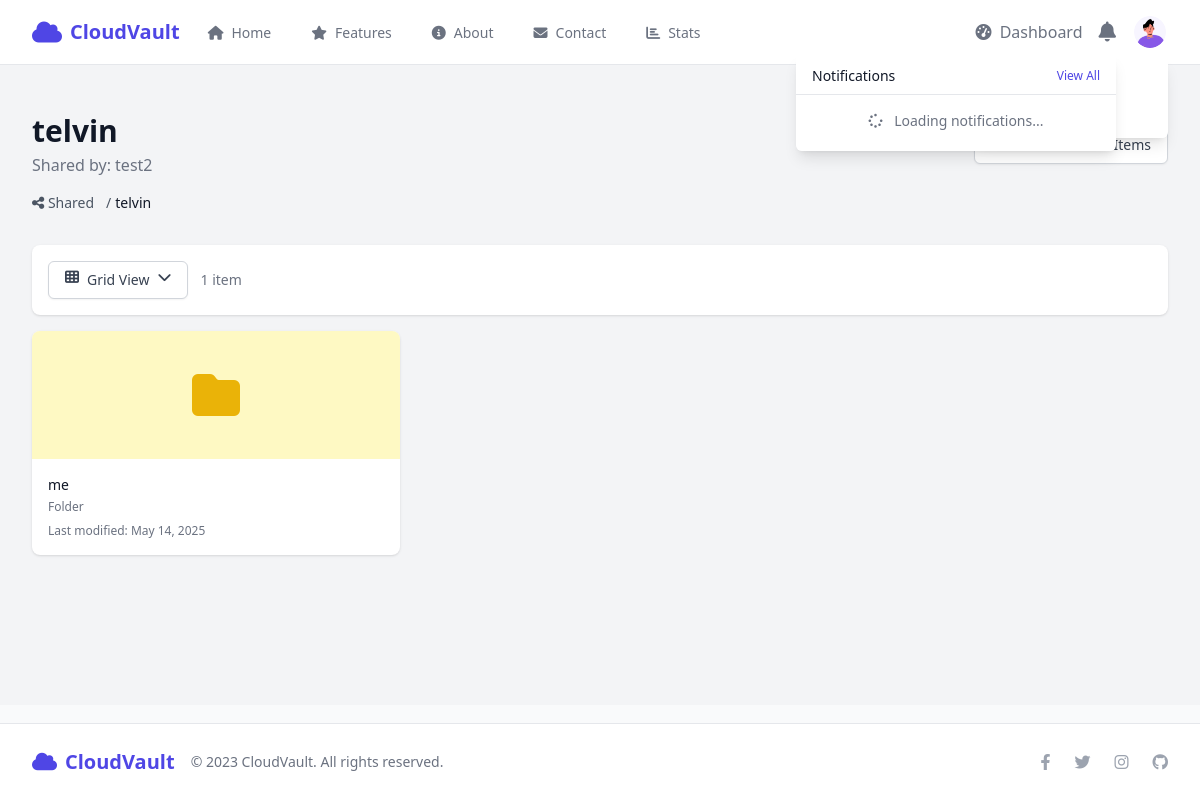
The page /files/folders/2/ (signed in) on the database its author committed.
### accounts/models.py (models this page shows, shortened)
class UserProfile(models.Model):
    user = models.OneToOneField(User, on_delete=models.CASCADE, related_name='profile')
    avatar = models.ImageField(upload_to=get_profile_image_path, default='profile_images/default.png')
    bio = models.TextField(max_length=500, blank=True)
    storage_used = models.BigIntegerField(default=0)  # Used storage in bytes
    storage_limit = models.BigIntegerField(default=1073741824)  # Default 1GB limit (in bytes)
    storage_limit_enforced = models.BooleanField(default=True)  # Whether to enforce storage limits
    last_storage_update = models.DateTimeField(auto_now=True)  # Track when storage was last updated

### files/models.py (models this page shows, shortened)
class Folder(models.Model):
    user = models.ForeignKey(User, on_delete=models.CASCADE, related_name='folders')
    name = models.CharField(max_length=255)
    parent = models.ForeignKey('self', on_delete=models.CASCADE, null=True, blank=True, related_name='subfolders')
    created_at = models.DateTimeField(default=timezone.now)
    updated_at = models.DateTimeField(auto_now=True)
    deleted_at = models.DateTimeField(null=True, blank=True)
    class Meta:
        unique_together = ('user', 'name', 'parent')
        ordering = ['name']

### files/views.py (the view)
# urls.py: path('folders/<int:folder_id>/', views.folder_contents, name='folder_contents'),
@login_required
def folder_contents(request, folder_id):
    folder = get_object_or_404(Folder, id=folder_id, user=request.user)
    files = FileItem.objects.filter(folder=folder, user=request.user)
    subfolders = folder.subfolders.all()
    folder_path = []
    current = folder
    while current:
        folder_path.insert(0, current)
        current = current.parent
    context = {
        'folder': folder,
        'files': files,
        'subfolders': subfolders,
        'folder_path': folder_path,
        'categories': FileCategory.objects.all(),
    }
    return render(request, 'files/folder_contents.html', context)

### templates/files/folder_contents.html (shortened to what this page needs)
{% extends 'files/file_list.html' %}
{% block content %}
<div class="bg-gray-100 min-h-[80vh]">
    <div class="max-w-7xl mx-auto py-6 sm:px-6 lg:px-8">
        <div class="px-4 py-6 sm:px-0">
            <div class="mb-8">
                <div class="flex flex-col md:flex-row md:items-center md:justify-between">
                    <div class="mb-4 md:mb-0">
                        <div class="flex items-center">
                            <h1 class="text-3xl font-bold text-gray-900 fade-in">{{ folder.name }}</h1>
                        </div>
                        <p class="mt-1 text-gray-500 fade-in">
                            Shared by: {{ folder.user.username }}
                        </p>
                    </div>
                    <div class="flex space-x-3">
                        <a href="{% url 'files:shared_files' %}" class="inline-flex items-center px-4 py-2 border border-gray-300 text-sm font-medium rounded-md shadow-sm text-gray-700 bg-white hover:bg-gray-50 focus:outline-none focus:ring-2 focus:ring-offset-2 focus:ring-primary-500 hover-scale">
                            Back to Shared Items
                        </a>
                    </div>
                </div>
                <nav class="mt-4">
                    <ol class="flex items-center space-x-2 text-sm text-gray-600">
                        <li>
                            <a href="{% url 'files:shared_files' %}" class="hover:text-primary-700 hover:underline">
                                <i class="fas fa-share-alt"></i> Shared
                            </a>
                        </li>
                        <li class="flex items-center">
                            <span class="mx-1">/</span>
                            <span class="text-gray-900 font-medium">{{ folder.name }}</span>
                        </li>
                    </ol>
                </nav>
            </div>
            <div class="w-full fade-in">
                <div class="bg-white p-4 rounded-lg shadow mb-4 flex flex-col sm:flex-row sm:items-center sm:justify-between">
                    <div class="flex items-center mb-4 sm:mb-0">
                        <div class="relative inline-block text-left mr-3">
                            <button id="viewToggle" type="button" class="inline-flex justify-center w-full rounded-md border border-gray-300 shadow-sm px-4 py-2 bg-white text-sm font-medium text-gray-700 hover:bg-gray-50 focus:outline-none focus:ring-2 focus:ring-offset-2 focus:ring-primary-500">
                                <i class="fas fa-th mr-2"></i>
                                <span id="viewMode">Grid View</span>
                                <i class="fas fa-chevron-down ml-2"></i>
                            </button>
                        </div>
                        <div class="text-sm text-gray-500">
                            {{ subfolders.count|add:files.count }} item{{ subfolders.count|add:files.count|pluralize }}
                        </div>
                    </div>
                </div>
                {% if subfolders.count > 0 or files.count > 0 %}
                <div id="gridViewContainer" class="grid grid-cols-1 sm:grid-cols-2 lg:grid-cols-3 xl:grid-cols-4 gap-4">
                    {% for subfolder in subfolders %}
                    <div class="bg-white rounded-lg shadow overflow-hidden hover:shadow-md transition-shadow hover-scale">
                        <div class="h-32 bg-yellow-100 flex items-center justify-center">
                            <i class="fas fa-folder text-yellow-500 text-5xl"></i>
                        </div>
                        <div class="p-4">
                            <div class="flex items-start justify-between">
                                <a href="{% url 'files:folder_contents' subfolder.id %}" class="text-sm font-medium text-gray-900 truncate hover:underline" title="{{ subfolder.name }}">{{ subfolder.name }}</a>
                            </div>
                            <p class="mt-1 text-xs text-gray-500 flex items-center">
                                <span>Folder</span>
                            </p>
                            <p class="mt-2 text-xs text-gray-500">
                                Last modified: {{ subfolder.updated_at|date:"M d, Y" }}
                            </p>
                        </div>
                    </div>
                    {% endfor %}
                </div>
                {% else %}
                <div class="bg-white rounded-lg shadow p-10 text-center">
                    <i class="fas fa-folder-open text-gray-400 text-6xl mb-4"></i>
                    <h3 class="text-lg font-medium text-gray-900 mb-2">This folder is empty</h3>
                    <p class="text-gray-500 mb-6">There are no files or folders in this location.</p>
                </div>
                {% endif %}
            </div>
        </div>
    </div>
</div>
{% endblock %}

### templates/base.html (shortened to what this page needs)
<!DOCTYPE html>
<html lang="en">
<head>
    <script src="https://cdn.tailwindcss.com"></script>
    <link rel="stylesheet" href="https://cdnjs.cloudflare.com/ajax/libs/font-awesome/6.4.0/css/all.min.css">
</head>
<body class="min-h-screen bg-gray-50 flex flex-col">
    <nav class="bg-white shadow-sm border-b">
        <div class="max-w-7xl mx-auto px-4 sm:px-6 lg:px-8">
            <div class="flex justify-between h-16">
                <div class="flex">
                    <div class="flex-shrink-0 flex items-center">
                        <a href="{% url 'core:home' %}" class="text-primary-600 font-bold text-xl flex items-center">
                            <i class="fas fa-cloud mr-2 text-2xl"></i>
                            CloudVault
                        </a>
                    </div>
                    <div class="hidden sm:ml-6 sm:flex sm:space-x-8">
                        <a href="{% url 'core:home' %}" class="{% if request.resolver_match.url_name == 'home' %}border-primary-500 text-gray-900{% else %}border-transparent text-gray-500 hover:border-gray-300 hover:text-gray-700{% endif %} inline-flex items-center px-1 pt-1 border-b-2 text-sm font-medium">
                            <i class="fas fa-home mr-2"></i>Home
                        </a>
                        <a href="{% url 'core:features' %}" class="{% if request.resolver_match.url_name == 'features' %}border-primary-500 text-gray-900{% else %}border-transparent text-gray-500 hover:border-gray-300 hover:text-gray-700{% endif %} inline-flex items-center px-1 pt-1 border-b-2 text-sm font-medium">
                            <i class="fas fa-star mr-2"></i>Features
                        </a>
                        <a href="{% url 'core:about' %}" class="{% if request.resolver_match.url_name == 'about' %}border-primary-500 text-gray-900{% else %}border-transparent text-gray-500 hover:border-gray-300 hover:text-gray-700{% endif %} inline-flex items-center px-1 pt-1 border-b-2 text-sm font-medium">
                            <i class="fas fa-info-circle mr-2"></i>About
                        </a>
                        <a href="{% url 'core:contact' %}" class="{% if request.resolver_match.url_name == 'contact' %}border-primary-500 text-gray-900{% else %}border-transparent text-gray-500 hover:border-gray-300 hover:text-gray-700{% endif %} inline-flex items-center px-1 pt-1 border-b-2 text-sm font-medium">
                            <i class="fas fa-envelope mr-2"></i>Contact
                        </a>
                        {% if user.is_authenticated %}
                        <a href="{% url 'core:stats' %}" class="{% if request.resolver_match.url_name == 'stats' %}border-primary-500 text-gray-900{% else %}border-transparent text-gray-500 hover:border-gray-300 hover:text-gray-700{% endif %} inline-flex items-center px-1 pt-1 border-b-2 text-sm font-medium">
                            <i class="fas fa-chart-bar mr-2"></i>Stats
                        </a>
                        {% endif %}
                    </div>
                </div>
                <div class="flex items-center">
                    {% if user.is_authenticated %}
                        <a href="{% url 'core:dashboard' %}" class="text-gray-500 hover:text-gray-700 mr-4">
                            <i class="fas fa-tachometer-alt mr-1"></i> Dashboard
                        </a>
                        <div class="relative mr-4" x-data="{ open: false }">
                            <button @click="open = !open" class="text-gray-500 hover:text-gray-700 relative">
                                <i class="fas fa-bell text-xl"></i>
                            </button>
                            <div x-show="open" @click.away="open = false" class="origin-top-right absolute right-0 mt-2 w-80 rounded-md shadow-lg z-50">
                                <div class="py-1 rounded-md bg-white shadow-xs max-h-96 overflow-y-auto">
                                    <div class="px-4 py-2 border-b border-gray-200 flex justify-between items-center">
                                        <h3 class="text-sm font-medium text-gray-900">Notifications</h3>
                                        <a href="{% url 'notifications:list' %}" class="text-xs text-primary-600 hover:text-primary-800">View All</a>
                                    </div>
                                    <div id="notification-dropdown-content">
                                        <div class="p-4 text-center text-sm text-gray-500">
                                            <i class="fas fa-spinner fa-spin mr-2"></i> Loading notifications...
                                        </div>
                                    </div>
                                </div>
                            </div>
                        </div>
                        <div class="relative" x-data="{ open: false }">
                            <button @click="open = !open" class="flex text-sm border-2 border-transparent rounded-full focus:outline-none focus:border-gray-300 transition duration-150 ease-in-out">
                                {% if user.profile.avatar %}
                                    <img class="h-8 w-8 rounded-full object-cover" src="{{ user.profile.avatar.url }}" alt="Profile">
                                {% else %}
                                    <div class="h-8 w-8 rounded-full bg-primary-500 flex items-center justify-center text-white">
                                        {{ user.username|first|upper }}
                                    </div>
                                {% endif %}
                            </button>
                            <div x-show="open" @click.away="open = false" class="origin-top-right absolute right-0 mt-2 w-48 rounded-md shadow-lg">
                                <div class="py-1 rounded-md bg-white shadow-xs">
                                    <a href="{% url 'accounts:profile' %}" class="block px-4 py-2 text-sm text-gray-700 hover:bg-gray-100">Your Profile</a>
                                    <a href="{% url 'accounts:logout' %}" class="block px-4 py-2 text-sm text-gray-700 hover:bg-gray-100">Sign out</a>
                                </div>
                            </div>
                        </div>
                    {% endif %}
                </div>
            </div>
        </div>
    </nav>
    <main class="flex-grow">
        {% block content %}{% endblock %}
    </main>
    <footer class="bg-white border-t">
        <div class="max-w-7xl mx-auto py-6 px-4 sm:px-6 lg:px-8">
            <div class="flex flex-col md:flex-row justify-between items-center">
                <div class="flex items-center mb-4 md:mb-0">
                    <span class="text-primary-600 font-bold text-xl flex items-center">
                        <i class="fas fa-cloud mr-2"></i>
                        CloudVault
                    </span>
                    <span class="ml-4 text-sm text-gray-500">© 2023 CloudVault. All rights reserved.</span>
                </div>
                <div class="flex space-x-6">
                    <a href="#" class="text-gray-400 hover:text-gray-500">
                        <i class="fab fa-facebook-f"></i>
                    </a>
                    <a href="#" class="text-gray-400 hover:text-gray-500">
                        <i class="fab fa-twitter"></i>
                    </a>
                    <a href="#" class="text-gray-400 hover:text-gray-500">
                        <i class="fab fa-instagram"></i>
                    </a>
                    <a href="#" class="text-gray-400 hover:text-gray-500">
                        <i class="fab fa-github"></i>
                    </a>
                </div>
            </div>
        </div>
    </footer>
</body>
</html>

### templates/base.html (style rules this page uses)
.fade-in { opacity: 0; transform: translateY(10px); }
.hover-scale { transition: transform 0.3s ease; }

### rows shown on the page
Folder: name "telvin", user.username "test2", count|add "1"
Folder: name "me", updated_at "May 14, 2025"
